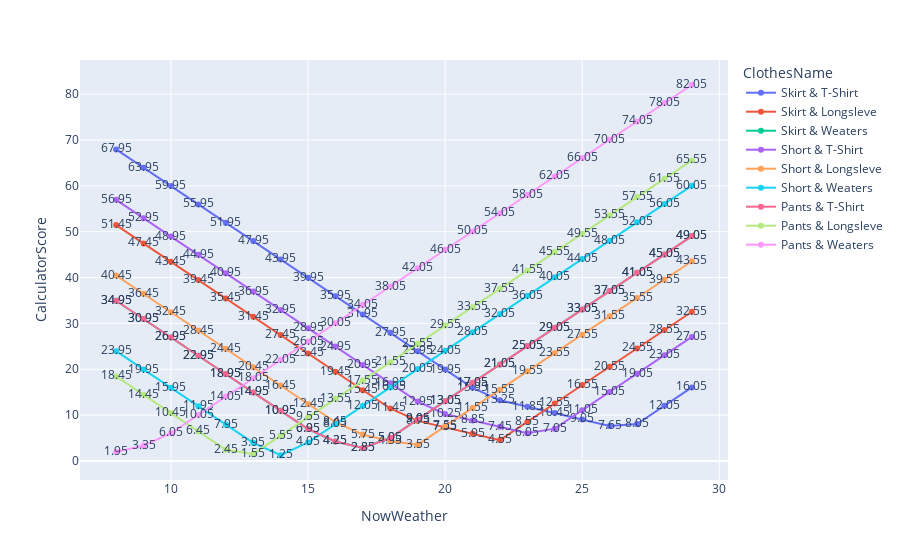

The notebook cell saved with this chart:
### Code cell
# NowWeather
fig = px.line(df_pair_show, 
    x = 'NowWeather',
    y = 'CalculatorScore',
    color = 'ClothesName',
    text="CalculatorScore")
fig.show()

# fig = px

### Figure 1 — Plotly figure (JSON) as saved in the notebook; plotly's stock layout.template omitted (floating-point values rounded to 4 significant figures)
{"data": [{"hovertemplate": "ClothesName=Skirt & T-Shirt<br>NowWeather=%{x}<br>CalculatorScore=%{text}<extra></extra>", "legendgroup": "Skirt & T-Shirt", "line": {"color": "#636efa", "dash": "solid"}, "marker": {"symbol": "circle"}, "mode": "text+markers+lines", "name": "Skirt & T-Shirt", "orientation": "v", "showlegend": true, "text": [67.95, 63.95, 59.95, 55.95, 51.95, 47.95, 43.95, 39.95, 35.95, 31.95, 27.95, 23.95, 19.95, 15.95, 13.25, 11.85, 10.45, 9.05, 7.65, 8.05, 12.05, 16.05], "type": "scatter", "x": [8, 9, 10, 11, 12, 13, 14, 15, 16, 17, 18, 19, 20, 21, 22, 23, 24, 25, 26, 27, 28, 29], "xaxis": "x", "y": [67.95, 63.95, 59.95, 55.95, 51.95, 47.95, 43.95, 39.95, 35.95, 31.95, 27.95, 23.95, 19.95, 15.95, 13.25, 11.85, 10.45, 9.05, 7.65, 8.05, 12.05, 16.05], "yaxis": "y"}, {"hovertemplate": "ClothesName=Skirt & Longsleve<br>NowWeather=%{x}<br>CalculatorScore=%{text}<extra></extra>", "legendgroup": "Skirt & Longsleve", "line": {"color": "#EF553B", "dash": "solid"}, "marker": {"symbol": "circle"}, "mode": "text+markers+lines", "name": "Skirt & Longsleve", "orientation": "v", "showlegend": true, "text": [51.45, 47.45, 43.45, 39.45, 35.45, 31.45, 27.45, 23.45, 19.45, 15.45, 11.45, 8.75, 7.35, 5.95, 4.55, 8.55, 12.55, 16.55, 20.55, 24.55, 28.55, 32.55], "type": "scatter", "x": [8, 9, 10, 11, 12, 13, 14, 15, 16, 17, 18, 19, 20, 21, 22, 23, 24, 25, 26, 27, 28, 29], "xaxis": "x", "y": [51.45, 47.45, 43.45, 39.45, 35.45, 31.45, 27.45, 23.45, 19.45, 15.45, 11.45, 8.75, 7.35, 5.95, 4.55, 8.55, 12.55, 16.55, 20.55, 24.55, 28.55, 32.55], "yaxis": "y"}, {"hovertemplate": "ClothesName=Skirt & Weaters<br>NowWeather=%{x}<br>CalculatorScore=%{text}<extra></extra>", "legendgroup": "Skirt & Weaters", "line": {"color": "#00cc96", "dash": "solid"}, "marker": {"symbol": "circle"}, "mode": "text+markers+lines", "name": "Skirt & Weaters", "orientation": "v", "showlegend": true, "text": [34.95, 30.95, 26.95, 22.95, 18.95, 14.95, 10.95, 6.95, 4.25, 2.85, 5.05, 9.05, 13.05, 17.05, 21.05, 25.05, 29.05, 33.05, 37.05, 41.05, 45.05, 49.05], "type": "scatter", "x": [8, 9, 10, 11, 12, 13, 14, 15, 16, 17, 18, 19, 20, 21, 22, 23, 24, 25, 26, 27, 28, 29], "xaxis": "x", "y": [34.95, 30.95, 26.95, 22.95, 18.95, 14.95, 10.95, 6.95, 4.25, 2.85, 5.05, 9.05, 13.05, 17.05, 21.05, 25.05, 29.05, 33.05, 37.05, 41.05, 45.05, 49.05], "yaxis": "y"}, {"hovertemplate": "ClothesName=Short & T-Shirt<br>NowWeather=%{x}<br>CalculatorScore=%{text}<extra></extra>", "legendgroup": "Short & T-Shirt", "line": {"color": "#ab63fa", "dash": "solid"}, "marker": {"symbol": "circle"}, "mode": "text+markers+lines", "name": "Short & T-Shirt", "orientation": "v", "showlegend": true, "text": [56.95, 52.95, 48.95, 44.95, 40.95, 36.95, 32.95, 28.95, 24.95, 20.95, 16.95, 12.95, 10.25, 8.85, 7.45, 6.05, 7.05, 11.05, 15.05, 19.05, 23.05, 27.05], "type": "scatter", "x": [8, 9, 10, 11, 12, 13, 14, 15, 16, 17, 18, 19, 20, 21, 22, 23, 24, 25, 26, 27, 28, 29], "xaxis": "x", "y": [56.95, 52.95, 48.95, 44.95, 40.95, 36.95, 32.95, 28.95, 24.95, 20.95, 16.95, 12.95, 10.25, 8.85, 7.45, 6.05, 7.05, 11.05, 15.05, 19.05, 23.05, 27.05], "yaxis": "y"}, {"hovertemplate": "ClothesName=Short & Longsleve<br>NowWeather=%{x}<br>CalculatorScore=%{text}<extra></extra>", "legendgroup": "Short & Longsleve", "line": {"color": "#FFA15A", "dash": "solid"}, "marker": {"symbol": "circle"}, "mode": "text+markers+lines", "name": "Short & Longsleve", "orientation": "v", "showlegend": true, "text": [40.45, 36.45, 32.45, 28.45, 24.45, 20.45, 16.45, 12.45, 8.45, 5.75, 4.35, 3.55, 7.55, 11.55, 15.55, 19.55, 23.55, 27.55, 31.55, 35.55, 39.55, 43.55], "type": "scatter", "x": [8, 9, 10, 11, 12, 13, 14, 15, 16, 17, 18, 19, 20, 21, 22, 23, 24, 25, 26, 27, 28, 29], "xaxis": "x", "y": [40.45, 36.45, 32.45, 28.45, 24.45, 20.45, 16.45, 12.45, 8.45, 5.75, 4.35, 3.55, 7.55, 11.55, 15.55, 19.55, 23.55, 27.55, 31.55, 35.55, 39.55, 43.55], "yaxis": "y"}, {"hovertemplate": "ClothesName=Short & Weaters<br>NowWeather=%{x}<br>CalculatorScore=%{text}<extra></extra>", "legendgroup": "Short & Weaters", "line": {"color": "#19d3f3", "dash": "solid"}, "marker": {"symbol": "circle"}, "mode": "text+markers+lines", "name": "Short & Weaters", "orientation": "v", "showlegend": true, "text": [23.95, 19.95, 15.95, 11.95, 7.95, 3.95, 1.25, 4.05, 8.05, 12.05, 16.05, 20.05, 24.05, 28.05, 32.05, 36.05, 40.05, 44.05, 48.05, 52.05, 56.05, 60.05], "type": "scatter", "x": [8, 9, 10, 11, 12, 13, 14, 15, 16, 17, 18, 19, 20, 21, 22, 23, 24, 25, 26, 27, 28, 29], "xaxis": "x", "y": [23.95, 19.95, 15.95, 11.95, 7.95, 3.95, 1.25, 4.05, 8.05, 12.05, 16.05, 20.05, 24.05, 28.05, 32.05, 36.05, 40.05, 44.05, 48.05, 52.05, 56.05, 60.05], "yaxis": "y"}, {"hovertemplate": "ClothesName=Pants & T-Shirt<br>NowWeather=%{x}<br>CalculatorScore=%{text}<extra></extra>", "legendgroup": "Pants & T-Shirt", "line": {"color": "#FF6692", "dash": "solid"}, "marker": {"symbol": "circle"}, "mode": "text+markers+lines", "name": "Pants & T-Shirt", "orientation": "v", "showlegend": true, "text": [34.95, 30.95, 26.95, 22.95, 18.95, 14.95, 10.95, 6.95, 4.25, 2.85, 5.05, 9.05, 13.05, 17.05, 21.05, 25.05, 29.05, 33.05, 37.05, 41.05, 45.05, 49.05], "type": "scatter", "x": [8, 9, 10, 11, 12, 13, 14, 15, 16, 17, 18, 19, 20, 21, 22, 23, 24, 25, 26, 27, 28, 29], "xaxis": "x", "y": [34.95, 30.95, 26.95, 22.95, 18.95, 14.95, 10.95, 6.95, 4.25, 2.85, 5.05, 9.05, 13.05, 17.05, 21.05, 25.05, 29.05, 33.05, 37.05, 41.05, 45.05, 49.05], "yaxis": "y"}, {"hovertemplate": "ClothesName=Pants & Longsleve<br>NowWeather=%{x}<br>CalculatorScore=%{text}<extra></extra>", "legendgroup": "Pants & Longsleve", "line": {"color": "#B6E880", "dash": "solid"}, "marker": {"symbol": "circle"}, "mode": "text+markers+lines", "name": "Pants & Longsleve", "orientation": "v", "showlegend": true, "text": [18.45, 14.45, 10.45, 6.45, 2.45, 1.55, 5.55, 9.55, 13.55, 17.55, 21.55, 25.55, 29.55, 33.55, 37.55, 41.55, 45.55, 49.55, 53.55, 57.55, 61.55, 65.55], "type": "scatter", "x": [8, 9, 10, 11, 12, 13, 14, 15, 16, 17, 18, 19, 20, 21, 22, 23, 24, 25, 26, 27, 28, 29], "xaxis": "x", "y": [18.45, 14.45, 10.45, 6.45, 2.45, 1.55, 5.55, 9.55, 13.55, 17.55, 21.55, 25.55, 29.55, 33.55, 37.55, 41.55, 45.55, 49.55, 53.55, 57.55, 61.55, 65.55], "yaxis": "y"}, {"hovertemplate": "ClothesName=Pants & Weaters<br>NowWeather=%{x}<br>CalculatorScore=%{text}<extra></extra>", "legendgroup": "Pants & Weaters", "line": {"color": "#FF97FF", "dash": "solid"}, "marker": {"symbol": "circle"}, "mode": "text+markers+lines", "name": "Pants & Weaters", "orientation": "v", "showlegend": true, "text": [1.95, 3.35, 6.05, 10.05, 14.05, 18.05, 22.05, 26.05, 30.05, 34.05, 38.05, 42.05, 46.05, 50.05, 54.05, 58.05, 62.05, 66.05, 70.05, 74.05, 78.05, 82.05], "type": "scatter", "x": [8, 9, 10, 11, 12, 13, 14, 15, 16, 17, 18, 19, 20, 21, 22, 23, 24, 25, 26, 27, 28, 29], "xaxis": "x", "y": [1.95, 3.35, 6.05, 10.05, 14.05, 18.05, 22.05, 26.05, 30.05, 34.05, 38.05, 42.05, 46.05, 50.05, 54.05, 58.05, 62.05, 66.05, 70.05, 74.05, 78.05, 82.05], "yaxis": "y"}], "layout": {"legend": {"title": {"text": "ClothesName"}, "tracegroupgap": 0}, "margin": {"t": 60}, "xaxis": {"anchor": "y", "domain": [0, 1], "title": {"text": "NowWeather"}}, "yaxis": {"anchor": "x", "domain": [0, 1], "title": {"text": "CalculatorScore"}}}}
